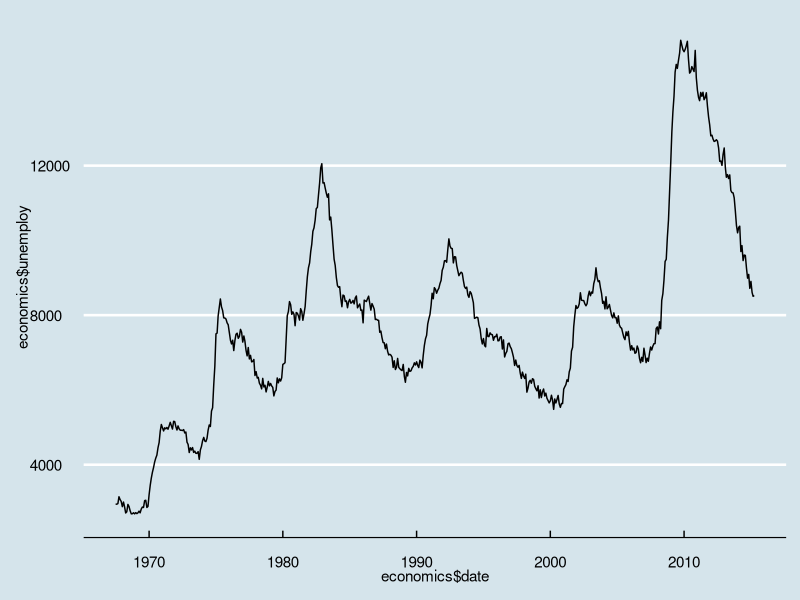

This figure's R source:
## ---- chunk 1
knitr::opts_chunk$set(echo = TRUE)
## ---- chunk 2
library(tidyverse)
ggplot(economics) +
  geom_line(aes(x = economics$date, y = economics$unemploy)) +
  ggthemes::theme_economist()
  
